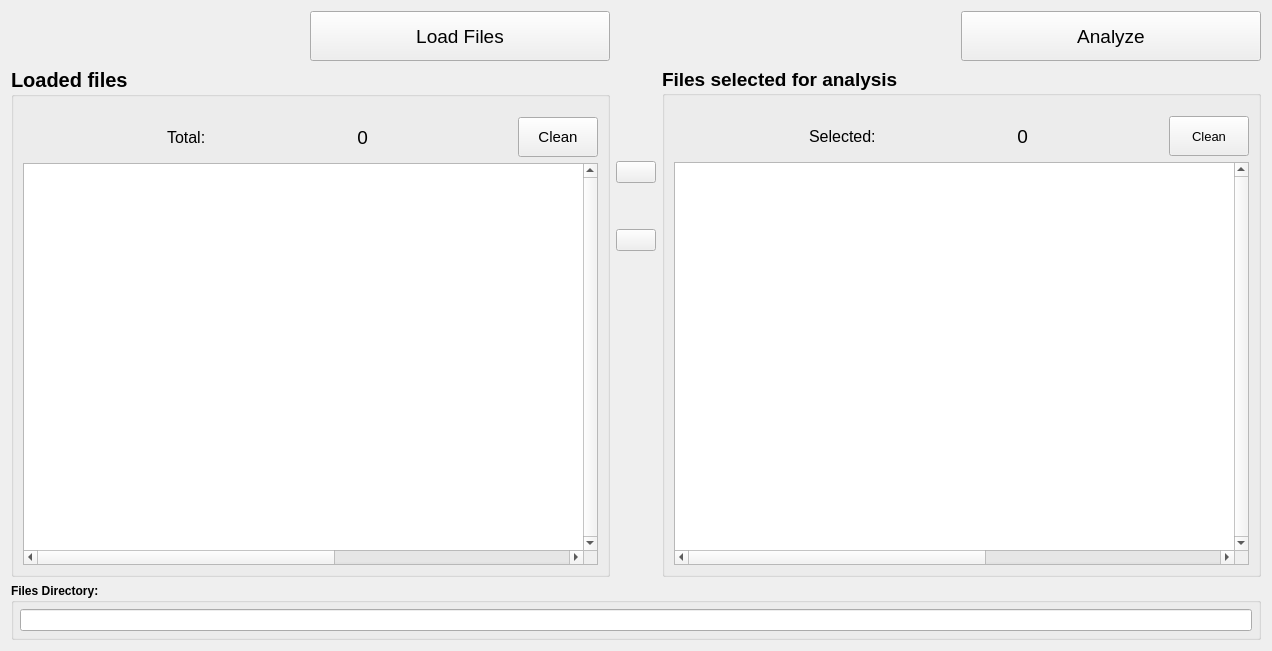
          <widget class="QWidget" name="page_files">
           <property name="geometry">
            <rect>
             <x>0</x>
             <y>0</y>
             <width>1272</width>
             <height>651</height>
            </rect>
           </property>
           <attribute name="label">
            <string>Load Files</string>
           </attribute>
           <layout class="QGridLayout" name="gridLayout_4">
            <item row="0" column="0">
             <layout class="QVBoxLayout" name="verticalLayout_18">
              <item>
               <layout class="QHBoxLayout" name="horizontalLayout_6">
                <item>
                 <spacer name="horizontalSpacer_5">
                  <property name="orientation">
                   <enum>Qt::Horizontal</enum>
                  </property>
                  <property name="sizeHint" stdset="0">
                   <size>
                    <width>40</width>
                    <height>20</height>
                   </size>
                  </property>
                 </spacer>
                </item>
                <item>
                 <widget class="QPushButton" name="bt_load_files">
                  <property name="sizePolicy">
                   <sizepolicy hsizetype="Maximum" vsizetype="Fixed">
                    <horstretch>0</horstretch>
                    <verstretch>0</verstretch>
                   </sizepolicy>
                  </property>
                  <property name="minimumSize">
                   <size>
                    <width>300</width>
                    <height>50</height>
                   </size>
                  </property>
                  <property name="font">
                   <font>
                    <pointsize>14</pointsize>
                    <weight>50</weight>
                    <bold>false</bold>
                   </font>
                  </property>
                  <property name="text">
                   <string>Load Files</string>
                  </property>
                  <property name="icon">
                   <iconset>
                    <normaloff>../resources/img/file_add.png</normaloff>../resources/img/file_add.png</iconset>
                  </property>
                 </widget>
                </item>
               </layout>
              </item>
              <item>
               <widget class="QGroupBox" name="group_box_2">
                <property name="font">
                 <font>
                  <pointsize>15</pointsize>
                  <weight>75</weight>
                  <bold>true</bold>
                 </font>
                </property>
                <property name="title">
                 <string>Loaded files</string>
                </property>
                <layout class="QVBoxLayout" name="verticalLayout_4">
                 <property name="topMargin">
                  <number>20</number>
                 </property>
                 <item>
                  <layout class="QHBoxLayout" name="horizontalLayout_2">
                   <item>
                    <spacer name="horizontalSpacer_2">
                     <property name="orientation">
                      <enum>Qt::Horizontal</enum>
                     </property>
                     <property name="sizeHint" stdset="0">
                      <size>
                       <width>57</width>
                       <height>20</height>
                      </size>
                     </property>
                    </spacer>
                   </item>
                   <item>
                    <widget class="QLabel" name="label_5">
                     <property name="font">
                      <font>
                       <pointsize>12</pointsize>
                       <weight>50</weight>
                       <bold>false</bold>
                      </font>
                     </property>
                     <property name="text">
                      <string>Total:</string>
                     </property>
                    </widget>
                   </item>
                   <item>
                    <spacer name="horizontalSpacer_3">
                     <property name="orientation">
                      <enum>Qt::Horizontal</enum>
                     </property>
                     <property name="sizeHint" stdset="0">
                      <size>
                       <width>57</width>
                       <height>20</height>
                      </size>
                     </property>
                    </spacer>
                   </item>
                   <item>
                    <widget class="QLabel" name="files_input_count">
                     <property name="font">
                      <font>
                       <pointsize>14</pointsize>
                       <weight>50</weight>
                       <bold>false</bold>
                      </font>
                     </property>
                     <property name="layoutDirection">
                      <enum>Qt::LeftToRight</enum>
                     </property>
                     <property name="text">
                      <string>0</string>
                     </property>
                     <property name="alignment">
                      <set>Qt::AlignRight|Qt::AlignTrailing|Qt::AlignVCenter</set>
                     </property>
                    </widget>
                   </item>
                   <item>
                    <spacer name="horizontalSpacer_4">
                     <property name="orientation">
                      <enum>Qt::Horizontal</enum>
                     </property>
                     <property name="sizeHint" stdset="0">
                      <size>
                       <width>40</width>
                       <height>20</height>
                      </size>
                     </property>
                    </spacer>
                   </item>
                   <item>
                    <widget class="QPushButton" name="bt_clear_files_input">
                     <property name="sizePolicy">
                      <sizepolicy hsizetype="Minimum" vsizetype="Minimum">
                       <horstretch>0</horstretch>
                       <verstretch>0</verstretch>
                      </sizepolicy>
                     </property>
                     <property name="minimumSize">
                      <size>
                       <width>0</width>
                       <height>40</height>
                      </size>
                     </property>
                     <property name="font">
                      <font>
                       <pointsize>11</pointsize>
                       <weight>50</weight>
                       <bold>false</bold>
                      </font>
                     </property>
                     <property name="toolTip">
                      <string>&lt;html&gt;&lt;head/&gt;&lt;body&gt;&lt;p&gt;&lt;span style=&quot; font-size:12pt;&quot;&gt;Limpar tabela.&lt;/span&gt;&lt;/p&gt;&lt;/body&gt;&lt;/html&gt;</string>
                     </property>
                     <property name="text">
                      <string>Clean</string>
                     </property>
                     <property name="icon">
                      <iconset>
                       <normaloff>../resources/img/clear.png</normaloff>../resources/img/clear.png</iconset>
                     </property>
                    </widget>
                   </item>
                  </layout>
                 </item>
                 <item>
                  <widget class="QTableWidget" name="files_input">
                   <property name="font">
                    <font>
                     <pointsize>11</pointsize>
                     <weight>50</weight>
                     <bold>false</bold>
                    </font>
                   </property>
                   <property name="toolTip">
                    <string/>
                   </property>
                   <property name="verticalScrollBarPolicy">
                    <enum>Qt::ScrollBarAlwaysOn</enum>
                   </property>
                   <property name="horizontalScrollBarPolicy">
                    <enum>Qt::ScrollBarAlwaysOn</enum>
                   </property>
                   <property name="autoScroll">
                    <bool>false</bool>
                   </property>
                   <property name="autoScrollMargin">
                    <number>150</number>
                   </property>
                   <property name="editTriggers">
                    <set>QAbstractItemView::NoEditTriggers</set>
                   </property>
                   <property name="textElideMode">
                    <enum>Qt::ElideRight</enum>
                   </property>
                   <property name="verticalScrollMode">
                    <enum>QAbstractItemView::ScrollPerPixel</enum>
                   </property>
                   <property name="horizontalScrollMode">
                    <enum>QAbstractItemView::ScrollPerPixel</enum>
                   </property>
                   <property name="rowCount">
                    <number>0</number>
                   </property>
                   <property name="columnCount">
                    <number>1</number>
                   </property>
                   <attribute name="horizontalHeaderVisible">
                    <bool>false</bool>
                   </attribute>
                   <attribute name="horizontalHeaderCascadingSectionResizes">
                    <bool>true</bool>
                   </attribute>
                   <attribute name="horizontalHeaderDefaultSectionSize">
                    <number>1000</number>
                   </attribute>
                   <attribute name="horizontalHeaderMinimumSectionSize">
                    <number>27</number>
                   </attribute>
                   <attribute name="verticalHeaderDefaultSectionSize">
                    <number>30</number>
                   </attribute>
                   <attribute name="verticalHeaderMinimumSectionSize">
                    <number>17</number>
                   </attribute>
                   <column>
                    <property name="text">
                     <string>Arquivo</string>
                    </property>
                    <property name="font">
                     <font>
                      <pointsize>12</pointsize>
                      <weight>50</weight>
                      <bold>false</bold>
                     </font>
                    </property>
                   </column>
                  </widget>
                 </item>
                </layout>
               </widget>
              </item>
             </layout>
            </item>
            <item row="0" column="1">
             <layout class="QVBoxLayout" name="verticalLayout_5">
              <item>
               <spacer name="verticalSpacer">
                <property name="orientation">
                 <enum>Qt::Vertical</enum>
                </property>
                <property name="sizeType">
                 <enum>QSizePolicy::Maximum</enum>
                </property>
                <property name="sizeHint" stdset="0">
                 <size>
                  <width>20</width>
                  <height>150</height>
                 </size>
                </property>
               </spacer>
              </item>
              <item>
               <widget class="QPushButton" name="bt_upload_files">
                <property name="toolTip">
                 <string>&lt;html&gt;&lt;head/&gt;&lt;body&gt;&lt;p&gt;Enviar arquivos para lista de dados selecionados.&lt;/p&gt;&lt;/body&gt;&lt;/html&gt;</string>
                </property>
                <property name="text">
                 <string/>
                </property>
                <property name="icon">
                 <iconset>
                  <normaloff>../resources/img/send.png</normaloff>../resources/img/send.png</iconset>
                </property>
                <property name="iconSize">
                 <size>
                  <width>30</width>
                  <height>30</height>
                 </size>
                </property>
               </widget>
              </item>
              <item>
               <spacer name="verticalSpacer_2">
                <property name="orientation">
                 <enum>Qt::Vertical</enum>
                </property>
                <property name="sizeType">
                 <enum>QSizePolicy::Fixed</enum>
                </property>
                <property name="sizeHint" stdset="0">
                 <size>
                  <width>20</width>
                  <height>40</height>
                 </size>
                </property>
               </spacer>
              </item>
              <item>
               <widget class="QPushButton" name="bt_remove_files_output">
                <property name="toolTip">
                 <string>&lt;html&gt;&lt;head/&gt;&lt;body&gt;&lt;p&gt;Excluir arquivos da lista de dados selecionados.&lt;/p&gt;&lt;/body&gt;&lt;/html&gt;</string>
                </property>
                <property name="text">
                 <string/>
                </property>
                <property name="icon">
                 <iconset>
                  <normaloff>../resources/img/delete.png</normaloff>../resources/img/delete.png</iconset>
                </property>
                <property name="iconSize">
                 <size>
                  <width>30</width>
                  <height>30</height>
                 </size>
                </property>
               </widget>
              </item>
              <item>
               <spacer name="verticalSpacer_3">
                <property name="orientation">
                 <enum>Qt::Vertical</enum>
                </property>
                <property name="sizeHint" stdset="0">
                 <size>
                  <width>20</width>
                  <height>40</height>
                 </size>
                </property>
               </spacer>
              </item>
             </layout>
            </item>
            <item row="0" column="2">
             <layout class="QVBoxLayout" name="verticalLayout_19">
              <item>
               <layout class="QHBoxLayout" name="horizontalLayout_15">
                <item>
                 <spacer name="horizontalSpacer_35">
                  <property name="orientation">
                   <enum>Qt::Horizontal</enum>
                  </property>
                  <property name="sizeHint" stdset="0">
                   <size>
                    <width>40</width>
                    <height>20</height>
                   </size>
                  </property>
                 </spacer>
                </item>
                <item>
                 <widget class="QPushButton" name="bt_analysis_files">
                  <property name="sizePolicy">
                   <sizepolicy hsizetype="Maximum" vsizetype="Fixed">
                    <horstretch>0</horstretch>
                    <verstretch>0</verstretch>
                   </sizepolicy>
                  </property>
                  <property name="minimumSize">
                   <size>
                    <width>300</width>
                    <height>50</height>
                   </size>
                  </property>
                  <property name="font">
                   <font>
                    <pointsize>14</pointsize>
                    <weight>50</weight>
                    <bold>false</bold>
                   </font>
                  </property>
                  <property name="text">
                   <string>Analyze</string>
                  </property>
                  <property name="icon">
                   <iconset>
                    <normaloff>../resources/img/plot.png</normaloff>../resources/img/plot.png</iconset>
                  </property>
                  <property name="iconSize">
                   <size>
                    <width>35</width>
                    <height>35</height>
                   </size>
                  </property>
                 </widget>
                </item>
               </layout>
              </item>
              <item>
               <widget class="QGroupBox" name="group_box_4">
                <property name="font">
                 <font>
                  <pointsize>14</pointsize>
                  <weight>75</weight>
                  <bold>true</bold>
                 </font>
                </property>
                <property name="title">
                 <string>Files selected for analysis</string>
                </property>
                <layout class="QGridLayout" name="gridLayout_7">
                 <property name="topMargin">
                  <number>20</number>
                 </property>
                 <item row="0" column="0">
                  <layout class="QHBoxLayout" name="horizontalLayout_7">
                   <item>
                    <spacer name="horizontalSpacer_6">
                     <property name="orientation">
                      <enum>Qt::Horizontal</enum>
                     </property>
                     <property name="sizeHint" stdset="0">
                      <size>
                       <width>44</width>
                       <height>20</height>
                      </size>
                     </property>
                    </spacer>
                   </item>
                   <item>
                    <widget class="QLabel" name="label_4">
                     <property name="font">
                      <font>
                       <pointsize>12</pointsize>
                       <weight>50</weight>
                       <bold>false</bold>
                      </font>
                     </property>
                     <property name="text">
                      <string>Selected:</string>
                     </property>
                    </widget>
                   </item>
                   <item>
                    <spacer name="horizontalSpacer_7">
                     <property name="orientation">
                      <enum>Qt::Horizontal</enum>
                     </property>
                     <property name="sizeHint" stdset="0">
                      <size>
                       <width>44</width>
                       <height>20</height>
                      </size>
                     </property>
                    </spacer>
                   </item>
                   <item>
                    <widget class="QLabel" name="files_output_count">
                     <property name="font">
                      <font>
                       <pointsize>14</pointsize>
                       <weight>50</weight>
                       <bold>false</bold>
                      </font>
                     </property>
                     <property name="layoutDirection">
                      <enum>Qt::LeftToRight</enum>
                     </property>
                     <property name="text">
                      <string>0</string>
                     </property>
                     <property name="alignment">
                      <set>Qt::AlignRight|Qt::AlignTrailing|Qt::AlignVCenter</set>
                     </property>
                    </widget>
                   </item>
                   <item>
                    <spacer name="horizontalSpacer_8">
                     <property name="orientation">
                      <enum>Qt::Horizontal</enum>
                     </property>
                     <property name="sizeHint" stdset="0">
                      <size>
                       <width>40</width>
                       <height>20</height>
                      </size>
                     </property>
                    </spacer>
                   </item>
                   <item>
                    <widget class="QPushButton" name="bt_clear_files_output">
                     <property name="sizePolicy">
                      <sizepolicy hsizetype="Minimum" vsizetype="Minimum">
                       <horstretch>0</horstretch>
                       <verstretch>0</verstretch>
                      </sizepolicy>
                     </property>
                     <property name="minimumSize">
                      <size>
                       <width>0</width>
                       <height>40</height>
                      </size>
                     </property>
                     <property name="font">
                      <font>
                       <pointsize>10</pointsize>
                       <weight>50</weight>
                       <bold>false</bold>
                      </font>
                     </property>
                     <property name="toolTip">
                      <string>&lt;html&gt;&lt;head/&gt;&lt;body&gt;&lt;p&gt;&lt;span style=&quot; font-size:12pt;&quot;&gt;Limpar tabela.&lt;/span&gt;&lt;/p&gt;&lt;/body&gt;&lt;/html&gt;</string>
                     </property>
                     <property name="text">
                      <string>Clean</string>
                     </property>
                     <property name="icon">
                      <iconset>
                       <normaloff>../resources/img/clear.png</normaloff>../resources/img/clear.png</iconset>
                     </property>
                    </widget>
                   </item>
                  </layout>
                 </item>
                 <item row="1" column="0">
                  <widget class="QTableWidget" name="files_output">
                   <property name="font">
                    <font>
                     <pointsize>11</pointsize>
                     <weight>50</weight>
                     <bold>false</bold>
                    </font>
                   </property>
                   <property name="contextMenuPolicy">
                    <enum>Qt::DefaultContextMenu</enum>
                   </property>
                   <property name="toolTip">
                    <string/>
                   </property>
                   <property name="verticalScrollBarPolicy">
                    <enum>Qt::ScrollBarAlwaysOn</enum>
                   </property>
                   <property name="horizontalScrollBarPolicy">
                    <enum>Qt::ScrollBarAlwaysOn</enum>
                   </property>
                   <property name="autoScroll">
                    <bool>false</bool>
                   </property>
                   <property name="autoScrollMargin">
                    <number>150</number>
                   </property>
                   <property name="editTriggers">
                    <set>QAbstractItemView::NoEditTriggers</set>
                   </property>
                   <property name="textElideMode">
                    <enum>Qt::ElideRight</enum>
                   </property>
                   <property name="verticalScrollMode">
                    <enum>QAbstractItemView::ScrollPerPixel</enum>
                   </property>
                   <property name="horizontalScrollMode">
                    <enum>QAbstractItemView::ScrollPerPixel</enum>
                   </property>
                   <property name="rowCount">
                    <number>0</number>
                   </property>
                   <property name="columnCount">
                    <number>1</number>
                   </property>
                   <attribute name="horizontalHeaderVisible">
                    <bool>false</bool>
                   </attribute>
                   <attribute name="horizontalHeaderCascadingSectionResizes">
                    <bool>true</bool>
                   </attribute>
                   <attribute name="horizontalHeaderDefaultSectionSize">
                    <number>1000</number>
                   </attribute>
                   <attribute name="horizontalHeaderMinimumSectionSize">
                    <number>27</number>
                   </attribute>
                   <attribute name="verticalHeaderDefaultSectionSize">
                    <number>30</number>
                   </attribute>
                   <attribute name="verticalHeaderMinimumSectionSize">
                    <number>17</number>
                   </attribute>
                   <column>
                    <property name="text">
                     <string>Arquivo</string>
                    </property>
                    <property name="font">
                     <font>
                      <pointsize>12</pointsize>
                      <weight>50</weight>
                      <bold>false</bold>
                     </font>
                    </property>
                   </column>
                  </widget>
                 </item>
                </layout>
               </widget>
              </item>
             </layout>
            </item>
            <item row="1" column="0" colspan="3">
             <widget class="QGroupBox" name="group_box_6">
              <property name="font">
               <font>
                <weight>75</weight>
                <bold>true</bold>
               </font>
              </property>
              <property name="title">
               <string>Files Directory:</string>
              </property>
              <layout class="QVBoxLayout" name="verticalLayout">
               <property name="margin">
                <number>6</number>
               </property>
               <item>
                <widget class="QLineEdit" name="files_directory">
                 <property name="sizePolicy">
                  <sizepolicy hsizetype="Expanding" vsizetype="Preferred">
                   <horstretch>0</horstretch>
                   <verstretch>0</verstretch>
                  </sizepolicy>
                 </property>
                 <property name="font">
                  <font>
                   <weight>50</weight>
                   <bold>false</bold>
                  </font>
                 </property>
                 <property name="readOnly">
                  <bool>true</bool>
                 </property>
                </widget>
               </item>
              </layout>
             </widget>
            </item>
           </layout>
           <zorder></zorder>
           <zorder>group_box_6</zorder>
          </widget>
